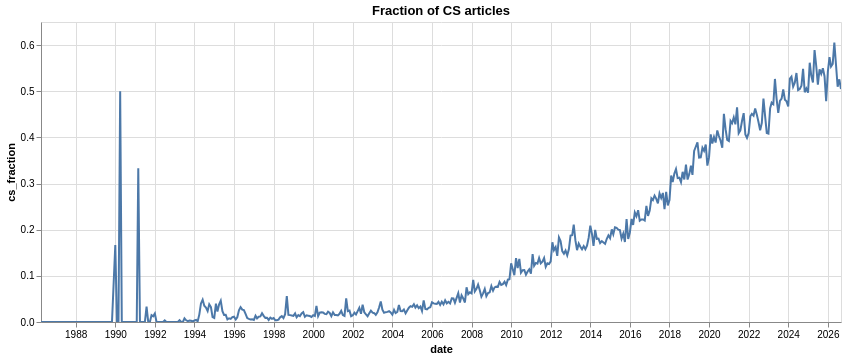

Here is the notebook cell this chart was saved with:
### Markdown cell above
Looks good, let's plot it!

### Code cell
duckdb.sql(f"WITH cs_filter AS (SELECT *, list_filter(category_list, lambda c: c LIKE 'cs.%') AS cs_list \
                                       FROM 'arxiv-normalized-{today}.parquet')\
             SELECT date_trunc('month', publication_date) AS date, COUNT(*) as total_count,\
                    COUNT(*) FILTER (length(cs_list)>0) AS cs_count, cs_count/total_count AS cs_fraction \
                    FROM cs_filter GROUP BY ALL ORDER BY date").pl().plot.line(x="date", y="cs_fraction").\
    properties(width=800, title="Fraction of CS articles")

### Figure 1 — Vega-Lite specification as saved in the notebook (floating-point values rounded to 4 significant figures; data arrays with more than 128 entries replaced by an {"elided": "..."} marker saying what was removed)
{"config": {"view": {"continuousWidth": 300, "continuousHeight": 300}}, "data": {"name": "data-d8d69373863efce53acafd348a4eb17f"}, "mark": {"type": "line", "tooltip": true}, "encoding": {"x": {"field": "date", "type": "temporal"}, "y": {"field": "cs_fraction", "type": "quantitative"}}, "params": [{"name": "param_1e9efca18e7a2868", "select": {"type": "interval", "encodings": ["x", "y"]}, "bind": "scales"}], "title": "Fraction of CS articles", "width": 800, "$schema": "https://vega.github.io/schema/vega-lite/v6.4.1.json", "datasets": {"data-d8d69373863efce53acafd348a4eb17f": {"elided": "445 records"}}}
